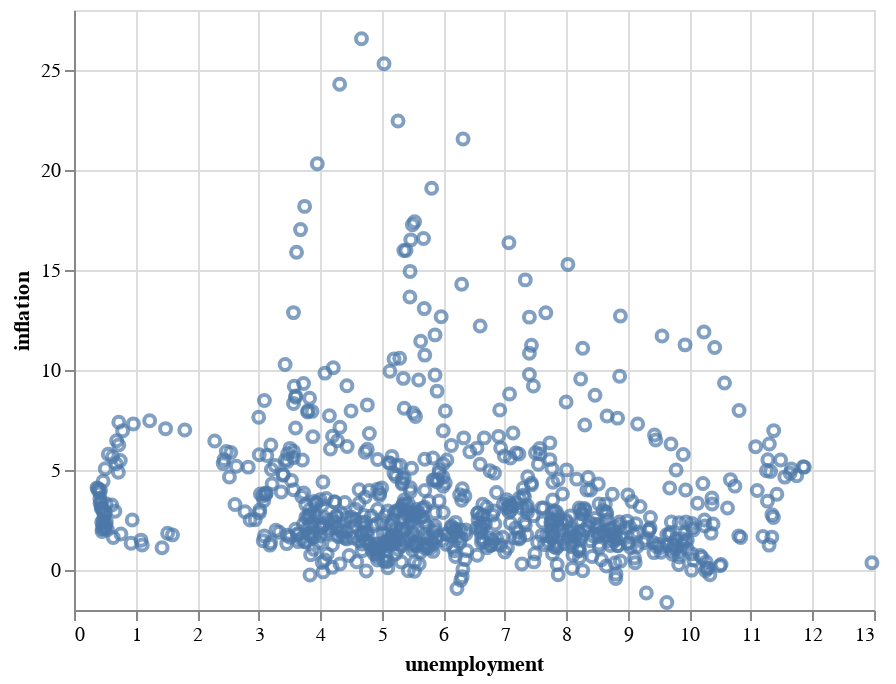

Write notebook code for a chart like this one.
### Markdown cell above
__The following command makes a basic plot from the dataframe `df` which contains all the countries. Can you enhance it by providing a title and encoding information to distinguish the various countries (for instance colors)?__

### Code cell
chart = alt.Chart(df).mark_point().encode(
    x='unemployment',
    y='inflation',
    # add something here
)
chart

### Figure 1 — Vega-Lite specification as saved in the notebook (floating-point values rounded to 4 significant figures; data arrays with more than 128 entries replaced by an {"elided": "..."} marker saying what was removed)
{"config": {"view": {"continuousWidth": 400, "continuousHeight": 300}}, "data": {"name": "data-fadf9957ac13d05d3f3350711eea4cf4"}, "mark": "point", "encoding": {"x": {"type": "quantitative", "field": "unemployment"}, "y": {"type": "quantitative", "field": "inflation"}}, "$schema": "https://vega.github.io/schema/vega-lite/v4.8.1.json", "datasets": {"data-fadf9957ac13d05d3f3350711eea4cf4": {"elided": "796 records"}}}
